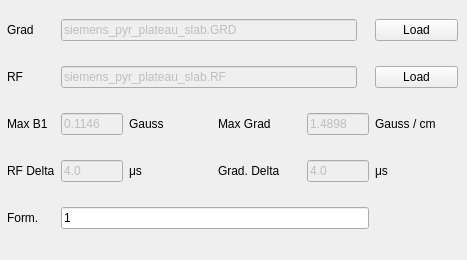
         <widget class="QWidget" name="ssrf">
          <widget class="QWidget" name="layoutWidget">
           <property name="geometry">
            <rect>
             <x>7</x>
             <y>0</y>
             <width>451</width>
             <height>251</height>
            </rect>
           </property>
           <layout class="QGridLayout" name="gridLayout_6">
            <item row="3" column="1">
             <widget class="QLineEdit" name="line_rf_delta">
              <property name="enabled">
               <bool>false</bool>
              </property>
              <property name="sizePolicy">
               <sizepolicy hsizetype="Fixed" vsizetype="Fixed">
                <horstretch>0</horstretch>
                <verstretch>0</verstretch>
               </sizepolicy>
              </property>
              <property name="minimumSize">
               <size>
                <width>62</width>
                <height>0</height>
               </size>
              </property>
              <property name="maximumSize">
               <size>
                <width>62</width>
                <height>16777215</height>
               </size>
              </property>
              <property name="text">
               <string>4.0</string>
              </property>
              <property name="readOnly">
               <bool>true</bool>
              </property>
             </widget>
            </item>
            <item row="4" column="1" colspan="4">
             <widget class="QLineEdit" name="line_formula">
              <property name="toolTip">
               <string>Formula for scaling slice gradient to produce the desired slice thickness. Use lowercase x as the slice thickness variable (in mm).</string>
              </property>
              <property name="text">
               <string>1</string>
              </property>
             </widget>
            </item>
            <item row="3" column="3">
             <widget class="QLabel" name="label_grd_delta">
              <property name="text">
               <string>Grad. Delta</string>
              </property>
             </widget>
            </item>
            <item row="4" column="0">
             <widget class="QLabel" name="label_grd_form">
              <property name="sizePolicy">
               <sizepolicy hsizetype="Fixed" vsizetype="Fixed">
                <horstretch>0</horstretch>
                <verstretch>0</verstretch>
               </sizepolicy>
              </property>
              <property name="text">
               <string>Form.</string>
              </property>
             </widget>
            </item>
            <item row="3" column="2">
             <widget class="QLabel" name="label_rf_delta_unit">
              <property name="text">
               <string>μs</string>
              </property>
             </widget>
            </item>
            <item row="3" column="4">
             <widget class="QLineEdit" name="line_grd_delta">
              <property name="enabled">
               <bool>false</bool>
              </property>
              <property name="sizePolicy">
               <sizepolicy hsizetype="Fixed" vsizetype="Fixed">
                <horstretch>0</horstretch>
                <verstretch>0</verstretch>
               </sizepolicy>
              </property>
              <property name="minimumSize">
               <size>
                <width>62</width>
                <height>0</height>
               </size>
              </property>
              <property name="maximumSize">
               <size>
                <width>62</width>
                <height>16777215</height>
               </size>
              </property>
              <property name="text">
               <string>4.0</string>
              </property>
              <property name="readOnly">
               <bool>true</bool>
              </property>
             </widget>
            </item>
            <item row="3" column="5">
             <widget class="QLabel" name="label_grd_delta_unit">
              <property name="text">
               <string>μs</string>
              </property>
             </widget>
            </item>
            <item row="2" column="0">
             <widget class="QLabel" name="label_max_b1">
              <property name="text">
               <string>Max B1</string>
              </property>
             </widget>
            </item>
            <item row="2" column="4">
             <widget class="QLineEdit" name="line_grd_max">
              <property name="enabled">
               <bool>false</bool>
              </property>
              <property name="sizePolicy">
               <sizepolicy hsizetype="Fixed" vsizetype="Fixed">
                <horstretch>0</horstretch>
                <verstretch>0</verstretch>
               </sizepolicy>
              </property>
              <property name="minimumSize">
               <size>
                <width>62</width>
                <height>0</height>
               </size>
              </property>
              <property name="maximumSize">
               <size>
                <width>62</width>
                <height>16777215</height>
               </size>
              </property>
              <property name="text">
               <string>1.4898</string>
              </property>
              <property name="readOnly">
               <bool>true</bool>
              </property>
             </widget>
            </item>
            <item row="2" column="1">
             <widget class="QLineEdit" name="line_b1_max">
              <property name="enabled">
               <bool>false</bool>
              </property>
              <property name="sizePolicy">
               <sizepolicy hsizetype="Fixed" vsizetype="Fixed">
                <horstretch>0</horstretch>
                <verstretch>0</verstretch>
               </sizepolicy>
              </property>
              <property name="minimumSize">
               <size>
                <width>62</width>
                <height>0</height>
               </size>
              </property>
              <property name="maximumSize">
               <size>
                <width>62</width>
                <height>16777215</height>
               </size>
              </property>
              <property name="text">
               <string>0.1146</string>
              </property>
              <property name="readOnly">
               <bool>true</bool>
              </property>
             </widget>
            </item>
            <item row="1" column="1" colspan="4">
             <widget class="QLineEdit" name="line_rf_path">
              <property name="enabled">
               <bool>false</bool>
              </property>
              <property name="sizePolicy">
               <sizepolicy hsizetype="Fixed" vsizetype="Fixed">
                <horstretch>0</horstretch>
                <verstretch>0</verstretch>
               </sizepolicy>
              </property>
              <property name="minimumSize">
               <size>
                <width>296</width>
                <height>0</height>
               </size>
              </property>
              <property name="maximumSize">
               <size>
                <width>296</width>
                <height>16777215</height>
               </size>
              </property>
              <property name="text">
               <string>siemens_pyr_plateau_slab.RF</string>
              </property>
              <property name="readOnly">
               <bool>true</bool>
              </property>
             </widget>
            </item>
            <item row="2" column="2">
             <widget class="QLabel" name="label_max_b1_unit">
              <property name="text">
               <string>Gauss</string>
              </property>
             </widget>
            </item>
            <item row="2" column="3">
             <widget class="QLabel" name="label_max_grd">
              <property name="text">
               <string>Max Grad</string>
              </property>
             </widget>
            </item>
            <item row="1" column="0">
             <widget class="QLabel" name="label_rf_path">
              <property name="text">
               <string>RF</string>
              </property>
             </widget>
            </item>
            <item row="1" column="5">
             <widget class="QPushButton" name="button_load_rf">
              <property name="toolTip">
               <string>&lt;html&gt;&lt;head/&gt;&lt;body&gt;&lt;p&gt;Load SSRF waveform created by the Spectral-Spatial-RF-Toolbox&lt;/p&gt;&lt;/body&gt;&lt;/html&gt;</string>
              </property>
              <property name="text">
               <string>Load</string>
              </property>
             </widget>
            </item>
            <item row="3" column="0">
             <widget class="QLabel" name="label_rf_delta">
              <property name="text">
               <string>RF Delta</string>
              </property>
             </widget>
            </item>
            <item row="2" column="5">
             <widget class="QLabel" name="label_max_grad_unit">
              <property name="text">
               <string>Gauss / cm</string>
              </property>
             </widget>
            </item>
            <item row="0" column="1" colspan="4">
             <widget class="QLineEdit" name="line_grd_path">
              <property name="enabled">
               <bool>false</bool>
              </property>
              <property name="sizePolicy">
               <sizepolicy hsizetype="Fixed" vsizetype="Fixed">
                <horstretch>0</horstretch>
                <verstretch>0</verstretch>
               </sizepolicy>
              </property>
              <property name="minimumSize">
               <size>
                <width>296</width>
                <height>0</height>
               </size>
              </property>
              <property name="maximumSize">
               <size>
                <width>296</width>
                <height>16777215</height>
               </size>
              </property>
              <property name="text">
               <string>siemens_pyr_plateau_slab.GRD</string>
              </property>
              <property name="readOnly">
               <bool>true</bool>
              </property>
             </widget>
            </item>
            <item row="0" column="5">
             <widget class="QPushButton" name="button_load_grd">
              <property name="toolTip">
               <string>&lt;html&gt;&lt;head/&gt;&lt;body&gt;&lt;p&gt;Load gradient waveform created by the Spectral-Spatial-RF-Toolbox&lt;/p&gt;&lt;/body&gt;&lt;/html&gt;</string>
              </property>
              <property name="text">
               <string>Load</string>
              </property>
             </widget>
            </item>
            <item row="0" column="0">
             <widget class="QLabel" name="label_grd_path">
              <property name="text">
               <string>Grad</string>
              </property>
             </widget>
            </item>
           </layout>
          </widget>
         </widget>
